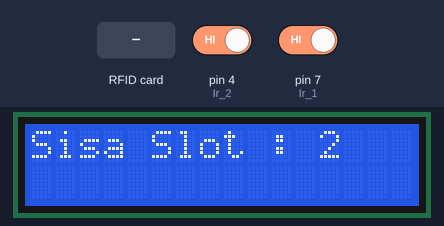
Simulated run of this sketch. Board: Arduino Uno, built with avr-gcc and run on an emulated ATmega328P. Shown: 16×2 character LCD. The inputs (shaded band) are chosen by the test bench; at power-on: pin 4 (Ir_2) HIGH, pin 7 (Ir_1) HIGH. WiFi joins after 1.5 s; servers stay silent unless stated; what the sketch prints to the serial monitor is not drawn.

Above: at 3.1 s.
3.2 s: RFID card 5E 7A 19 C4 held to the reader
At 4.0 s:
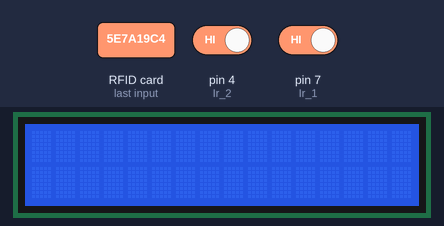
6.3 s: pin 4 (Ir_2) driven LOW
At 7.0 s:
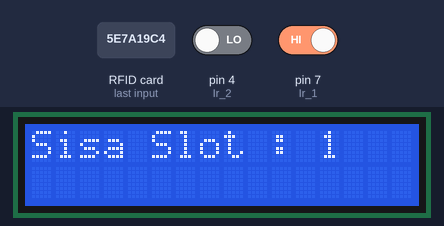
7.8 s: pin 7 (Ir_1) driven LOW
At 9.0 s:
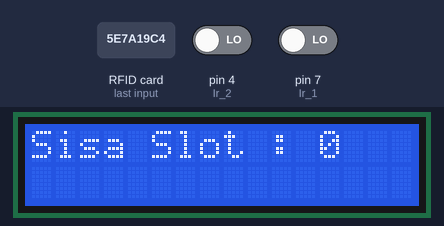
Timing chart, 0 to 10.8 s (numbered marks = the images above; inputs shaded):
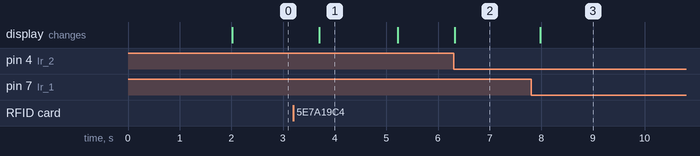

Measured:
- after the input at 3.2 s, the display: changes after 0.50 s (image 1)
- after the input at 6.3 s, the display: changes at once (image 2)
- after the input at 7.8 s, the display: changes after 0.18 s (image 3)
- what the display in image 1 shows lasts 1.5 s, from 3.7 s to 5.2 s

The sketch:

CodeProgram.ino
```cpp
/*************************************************************
  WARNING!
    It's very tricky to get it working. Please read this article:
    http://help.blynk.cc/hardware-and-libraries/arduino/esp8266-with-at-firmware

  You’ll need:
   - Blynk IoT app (download from App Store or Google Play)
   - Arduino Uno board
   - Decide how to connect to Blynk
     (USB, Ethernet, Wi-Fi, Bluetooth, ...)

  There is a bunch of great example sketches included to show you how to get
  started. Think of them as LEGO bricks  and combine them as you wish.
  For example, take the Ethernet Shield sketch and combine it with the
  Servo example, or choose a USB sketch and add a code from SendData
  example.
 *************************************************************/

// Template ID, Device Name and Auth Token are provided by the Blynk.Cloud
// See the Device Info tab, or Template settings
#define BLYNK_TEMPLATE_ID "TMPLQIvgFMQ4"
#define BLYNK_DEVICE_NAME "Smart Parking System"
#define BLYNK_AUTH_TOKEN "rp_8oOsq1vL3LvhrkaakajnSGRPTrhXM"


// Comment this out to disable prints and save space
#define BLYNK_PRINT Serial
#define SS_PIN 10// sda pin rfid
#define RST_PIN 9


#include <ESP8266_Lib.h>
#include <BlynkSimpleShieldEsp8266.h>

#include<LiquidCrystal_I2C.h> //panggil library I2C
#include <RFID.h>
#include <SPI.h>


const int Ir_1 = 7;
const int Ir_2 = 4;
RFID rfid(SS_PIN,RST_PIN);

LiquidCrystal_I2C lcd(0x27, 16, 2); //inisialisasi library I2C ke variabel lcd
int Li          = 16;
int Lii         = 0;
int serNum[5];
int i = 0;
bool access = true;
int Slot = 0;

int card[5] = {77, 57, 37, 217, 136};
int temp = 0;


char auth[] = BLYNK_AUTH_TOKEN;

// Your WiFi credentials.
// Set password to "" for open networks.
char ssid[] = "Redmi Note 10";
char pass[] = "testing3542";

// Hardware Serial on Mega, Leonardo, Micro...
//#define EspSerial Serial1

// or Software Serial on Uno, Nano...
#include <SoftwareSerial.h>
SoftwareSerial EspSerial(2, 3); // RX, TX

// Your ESP8266 baud rate:
#define ESP8266_BAUD 115200

ESP8266 wifi(&EspSerial);

void setup()
{
  // Debug console
  Serial.begin(115200);

  // Set ESP8266 baud rate
  EspSerial.begin(ESP8266_BAUD);
  delay(10);

  //Blynk.begin(auth, wifi, ssid, pass);
  // You can also specify server:
  Blynk.begin(auth, wifi, ssid, pass, "blynk.cloud", 80);
  //Blynk.begin(auth, wifi, ssid, pass, IPAddress(192,168,1,100), 8080);

  lcd.init(); //aktifkan LCD I2C
  lcd.begin(16,2);
  lcd.backlight();  //aktifkan lampu background LCD I2C

  Serial.begin(9600);
  pinMode(Ir_1, INPUT);
  pinMode(Ir_2, INPUT);
  SPI.begin();
  rfid.init();
}

void loop()
{
  Blynk.run();
  // You can inject your own code or combine it with other sketches.
  // Check other examples on how to communicate with Blynk. Remember
  // to avoid delay() function!
  CekSlot1();
  readRFID();

}

void CekSlot1(){
  temp = 0;
  int Slot1 = digitalRead(Ir_1);
  int Slot2 = digitalRead(Ir_2);
  sensorinfra1(Slot1);
  sensorinfra1(Slot2);
  viewSlot();
}


void sensorinfra1(int read){

  switch(read){
    case 1 :
      temp+=1;
      break;
    default:
      break;
  }
}

void viewSlot() {
  lcd.setCursor(0, 0);
  lcd.print("Sisa Slot : ");
  Blynk.virtualWrite(V1,"Sisa Slot: ", temp);
  lcd.print(temp);
  //lcd.printLeft()
}

void readRFID() {
  CekSlot1();
  if(rfid.isCard())
  {
    if(rfid.readCardSerial())
    {
      Serial.print(rfid.serNum[0]);
      Serial.print(" ");
      Serial.print(rfid.serNum[1]);
      Serial.print(" ");
      Serial.print(rfid.serNum[2]);
      Serial.print(" ");
      Serial.print(rfid.serNum[3]);
      Serial.print(" ");
      Serial.print(rfid.serNum[4]);
      Serial.println(" ");
    }

    if(rfid.serNum[i] == card[i])
      {

        //lcd.setCursor(0, 0);
        //lcd.print(a);

        lcd.setCursor(0, 1);
        lcd.print("Kartu Terdaftar");
        delay(800);
        //lcd.clear();
        access = true;
        if (access) {

          for (int i = 0 ; i <= 17; i++)
          {
            //delay();
            lcd.setCursor(0, 1);
            lcd.print(Scroll_LCD_Left("Silahkan masuk"));
            delay(350);
          }
          lcd.clear ();
        }
      }
      else{
        lcd.setCursor(0, 0);
        lcd.print("Kartu Tidak Terdaftar");
        lcd.clear();
        delay(1000);
      }
  }
  rfid.halt();
  delay(500);
}

String Scroll_LCD_Left(String StrDisplay){
  String result;
  String StrProcess = "                " + StrDisplay + "                ";
  result = StrProcess.substring(Li,Lii);
  Li++;
  Lii++;
  if (Li>StrProcess.length()){
    Li=16;
    Lii=0;
  }
  return result;
}
```
